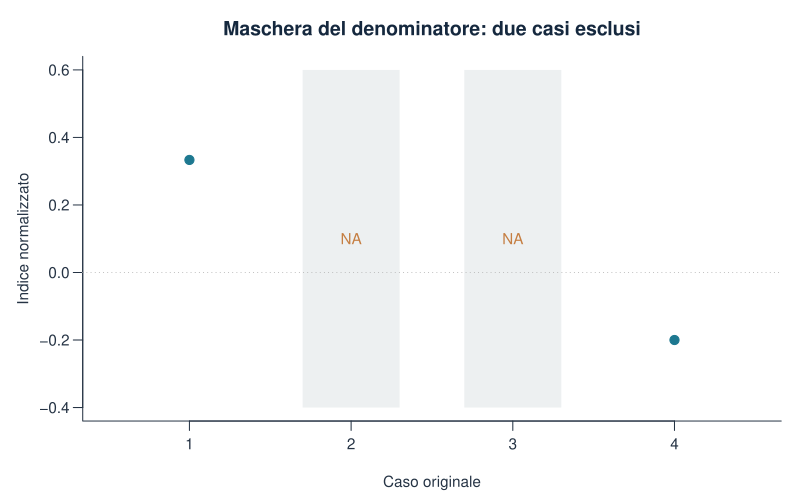

Source code (R):
stile_grafico()
plot(1:4,rep(NA_real_,4),type="n",xlim=c(.5,4.5),ylim=c(-.4,.6),xaxt="n",
  xlab="Caso originale",ylab="Indice normalizzato",main="Maschera del denominatore: due casi esclusi")
rect(c(1.7,2.7),-.4,c(2.3,3.3),.6,col="#EDF0F1",border=NA)
axis(1,at=1:4);abline(h=0,col="grey70",lty=3)
points(which(ok),indice[ok],pch=19,cex=1.3,col=palette_geo[1])
text(which(!ok),rep(.1,sum(!ok)),"NA",col=palette_geo[2])
write.csv(risultato,percorso_risultati("maschera_denominatore.csv"),row.names=FALSE,na="")
